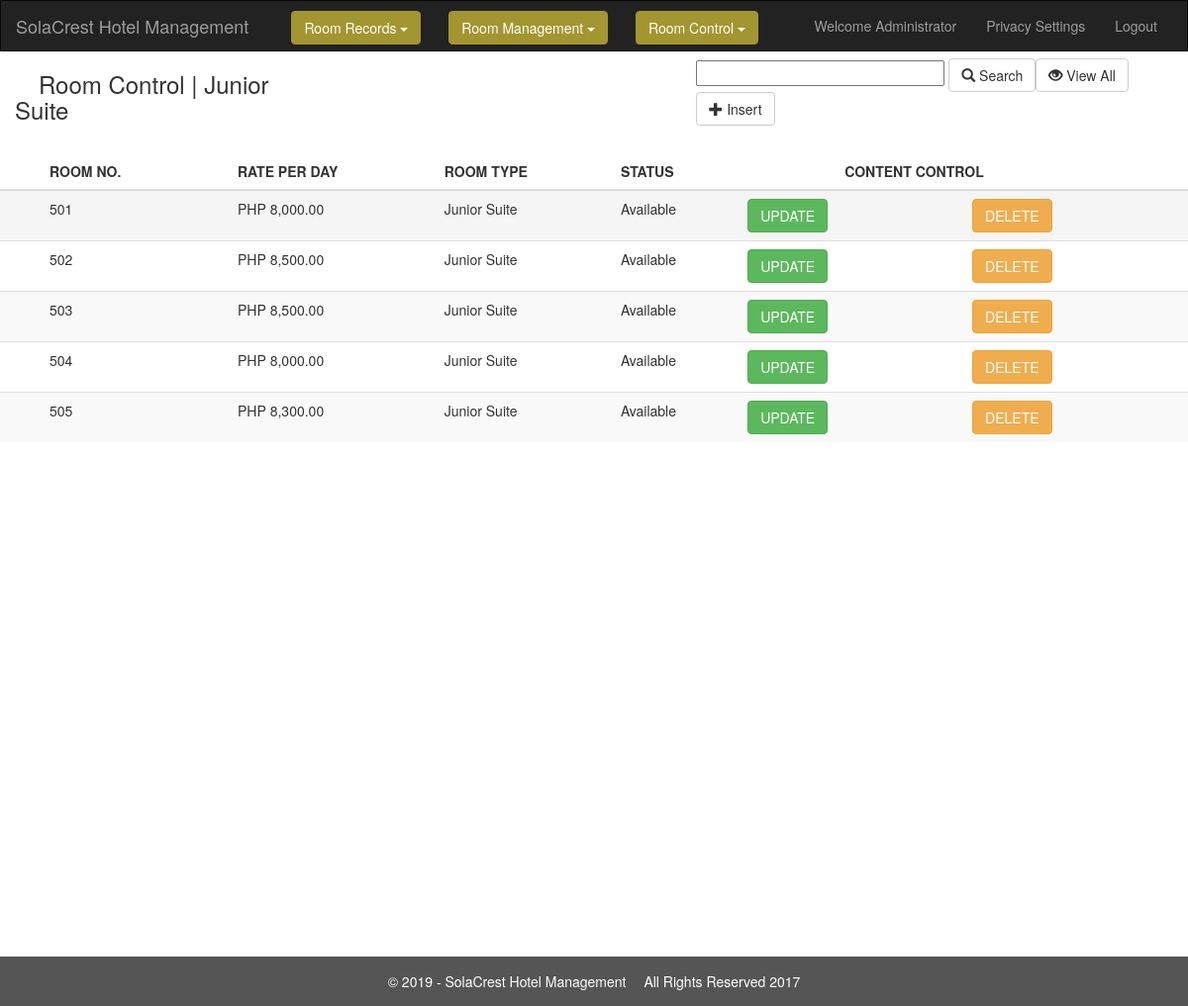
The page /AdminHotel/ControlDBJunior.php (signed in) on the database its author committed.
### tables this page shows
CREATE TABLE `tblhotel` (
  `fldcustomer` varchar(200) NOT NULL,
  `fldrate` int(200) NOT NULL,
  `fldreservation` varchar(200) NOT NULL,
  `fldtype` varchar(200) NOT NULL,
  `fname` varchar(200) NOT NULL,
  `lname` varchar(200) NOT NULL,
  `fstart` date NOT NULL,
  `fend` date NOT NULL,
  `fpersons` varchar(200) NOT NULL,
  `fbill` int(200) NOT NULL
);

### AdminHotel/ControlDBJunior.php (the view, shortened to what this page needs)
<!DOCTYPE html>
<html lang="en">
<head>
  <link rel="stylesheet" href="https://maxcdn.bootstrapcdn.com/bootstrap/3.3.7/css/bootstrap.min.css">
</head>
<body>
<nav class="navbar navbar-inverse">
  <div class="container-fluid">
    <div class="navbar-header">
      <a class="navbar-brand" href="#">SolaCrest Hotel Management</a>
    </div>
    <div class="collapse navbar-collapse" id="myNavbar">
      <ul class="nav navbar-nav">
	  <li>
		<div class="dropdown">
	&emsp;&emsp;<button style="background-color:#a3952f;border:1px solid #a3952f;" class="btn btn-primary dropdown-toggle" type="button" data-toggle="dropdown">Room Records <span class="caret"></span></button></a>
		</div>
		</li>
		<li>
        <div class="dropdown">
	&emsp;&emsp;<button style="background-color:#a3952f;border:1px solid #a3952f;" class="btn btn-primary dropdown-toggle" type="button" data-toggle="dropdown">Room Management <span class="caret"></span></button></a>
  </li>
  <li>
        <div class="dropdown">
	&emsp;&emsp;<button style="background-color:#a3952f;border:1px solid #a3952f;" class="btn btn-primary dropdown-toggle" type="button" data-toggle="dropdown">Room Control <span class="caret"></span></button></a>
  </li>
      </ul>
      <ul class="nav navbar-nav navbar-right">
        <li><a href="#">Welcome Administrator</a></li><li><a href="Security.php">Privacy Settings</a></li><li><a href="logout.php">Logout</a></li>
      </ul>
    </div>
  </div>
</nav>
   <div class="container-fluid">
   <table><tr><td>
	<h3>&emsp;Room Control | Junior Suite&emsp;&emsp;&emsp;&emsp;&emsp;&emsp;&emsp;&emsp;&emsp;&emsp;&emsp;&emsp;&emsp;&emsp;&emsp;&emsp;&emsp;
	</h3>
	</td>
	<td>
	<form action="ControlDBJunior.php" method="POST">
	<input type="text" name="search" size=30>
	<button type="submit" class="btn btn-default"  onclick="location='ControlDJunior.php' ">
      <span class="glyphicon glyphicon-search"></span> Search
	<button type="button" class="btn btn-default"  onclick="location='ControlDBJunior.php' " >
      <span class="glyphicon glyphicon-eye-open"></span> View All
    </button>
	<button type="button" class="btn btn-default"  onclick="location='InsertDBJunior.php' " >
      <span class="glyphicon glyphicon-plus"></span> Insert
    </button>
	</td></tr></table>
</div>
      <table class="table table-striped">
	  <thead>
	  <tr>
	  <th>&emsp;&emsp;&emsp;ROOM NO.</th>
	  <th>RATE PER DAY</th>
	  <th>ROOM TYPE</th>
	  <th>STATUS</th>
	  <th colspan=2>&emsp;&emsp;&emsp;&emsp;&emsp;&emsp;&emsp;CONTENT CONTROL</th>
	  </tr>
	  </thead>
	  <tbody>
	  <tr class="active">
<?php
$search = $_POST['search'];
$junior = "junior suite";
$available = "Available";
$result = mysql_query("SELECT * FROM tblhotel
WHERE
fldtype = '".$junior."' &&  fldreservation='".$available."' && fldcustomer LIKE '%".$search."%'||
fldtype = '".$junior."' &&  fldreservation='".$available."' && fldrate LIKE '%".$search."%'");
if(mysql_num_rows($result)==0 )
{
echo "
<tr>
<th colspan = 5 align = center>
<br>
<center><h2><b><font color = red>No Rooms Available!</font></b></h2></center>
</th>
</tr>";
}
else
{
while($row = mysql_fetch_array($result))
{
	echo "<td>&emsp;&emsp;&emsp;". $row['fldcustomer'] . "</td>";
	echo "<td>PHP ".$english_format_number = number_format($row['fldrate']) . ".00</td>";
	echo "<td>". $row['fldtype'] . "</td>";
	echo "<td>". $row['fldreservation'] . "</td>";
	echo "<form action='JuniorEditRoom.php' method='POST'><input type = 'hidden' name = 'roomno' value='" . $row['fldcustomer'] . "'>";
	?>
	<td><button type="submit" class="btn btn-success">UPDATE</button> </td>
		</form>
	<form action="DeleteJuniorRoom.php" method="POST">
	<td><button type="submit" class="btn btn-warning">DELETE</button> </td>
	</form>
	<?php
	echo "</tr>";
}
echo "</table>";
}
?>
<footer class="container-fluid text-center">
<div id="footer">
	<div class="shell">
		<span class="left">&copy; <?php echo date("Y");?> - SolaCrest Hotel Management</span>
		<span class="right">
			&emsp;All Rights Reserved 2017</a>
		</span>
	</div>
</div>
</footer>
</body>
</html>

### AdminHotel/ControlDBJunior.php (style rules this page uses)
.navbar { margin-bottom: 0; border-radius: 0; }
footer { background-color: #555; color: white; padding: 15px; }
a { color:black; }
.dropdown { margin-top:10px; }

### rows shown on the page
tblhotel: fldcustomer "501", fldrate "8,000", fldtype "Junior Suite", fldreservation "Available"
tblhotel: fldcustomer "502", fldrate "8,500", fldtype "Junior Suite", fldreservation "Available"
tblhotel: fldcustomer "503", fldrate "8,500", fldtype "Junior Suite", fldreservation "Available"
tblhotel: fldcustomer "504", fldrate "8,000", fldtype "Junior Suite", fldreservation "Available"
tblhotel: fldcustomer "505", fldrate "8,300", fldtype "Junior Suite", fldreservation "Available"
